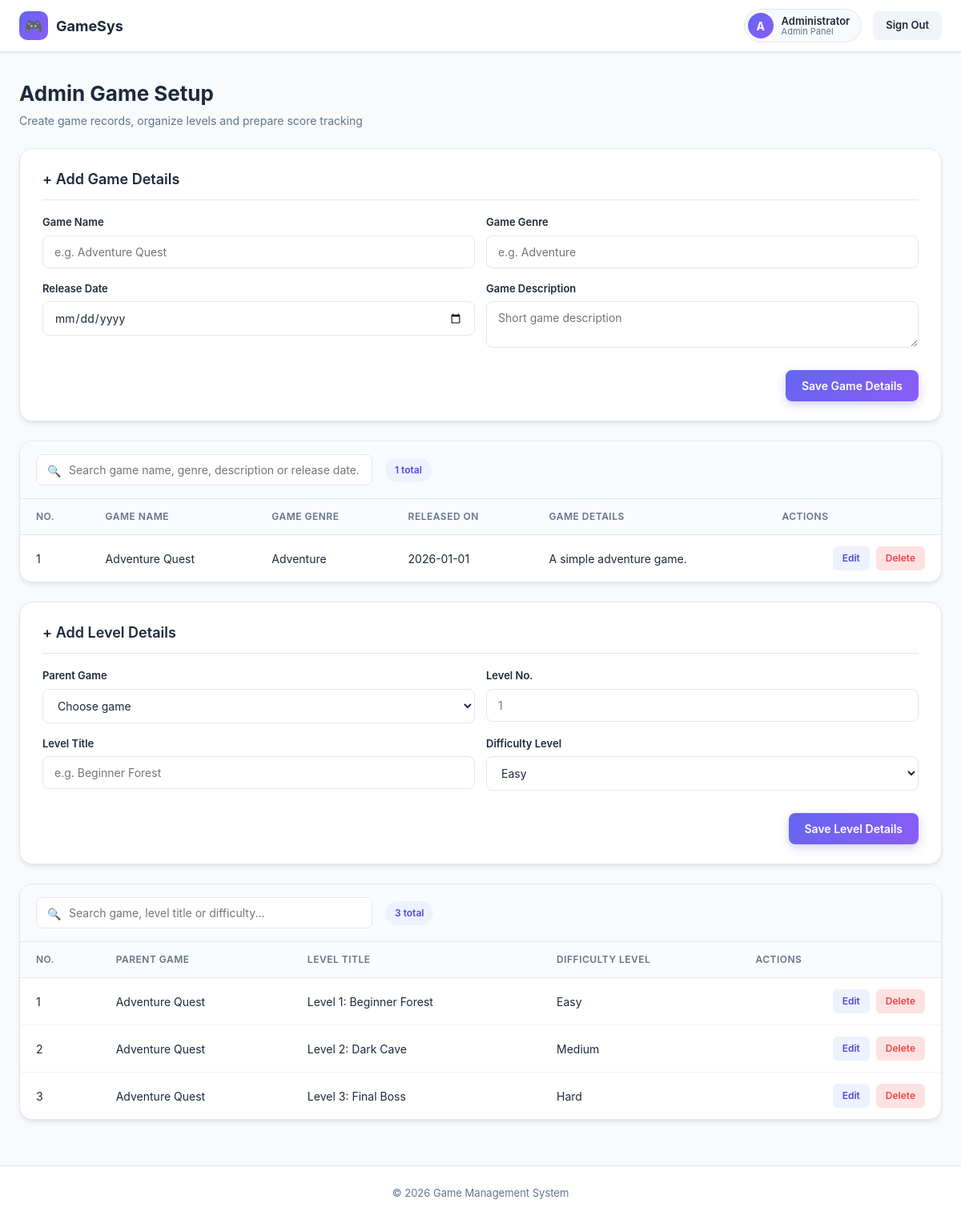
The app's page /index.php?page=admin (signed in) with its own data.
### tables this page shows
CREATE TABLE `games` (
  `id` int(11) NOT NULL,
  `title` varchar(200) NOT NULL,
  `genre` varchar(100) DEFAULT NULL,
  `description` text DEFAULT NULL,
  `release_date` date DEFAULT NULL,
  `created_at` timestamp NOT NULL DEFAULT current_timestamp()
);

CREATE TABLE `game_levels` (
  `id` int(11) NOT NULL,
  `game_id` int(11) NOT NULL,
  `level_number` int(11) NOT NULL,
  `level_name` varchar(100) NOT NULL,
  `difficulty` enum('Easy','Medium','Hard') DEFAULT 'Easy'
);

### controllers.php (called while the page is built, shortened)
<?php
function adminCtrl($conn) {
    $editing = null;
    $editingLevel = null;
    $difficulties = ['Easy', 'Medium', 'Hard'];
    $games = getGames($conn);
    $levels = getLevels($conn);
    require 'views/admin.php';
}
?>

### models.php (called while the page is built, shortened)
<?php
function getGames($conn) {
    $r = mysqli_query($conn, "SELECT id, title, genre, description, release_date FROM games ORDER BY id DESC");
    return $r ? mysqli_fetch_all($r, MYSQLI_ASSOC) : [];
}
function getLevels($conn) {
    $r = mysqli_query($conn,
        "SELECT l.id, l.game_id, l.level_number, l.level_name, l.difficulty, g.title AS game_title
         FROM game_levels l
         JOIN games g ON l.game_id = g.id
         ORDER BY g.title ASC, l.level_number ASC");
    return $r ? mysqli_fetch_all($r, MYSQLI_ASSOC) : [];
}
?>

### views/admin.php (the view, shortened to what this page needs)
<?php $user = $_SESSION['user']; $isEdit = !empty($editing); $isLevelEdit = !empty($editingLevel); ?>
<!DOCTYPE html>
<html lang="en">
<head>
<link rel="stylesheet" href="style.css">
</head>
<body class="app-body">
<header class="navbar">
    <div class="navbar-inner">
        <a class="brand" href="index.php?page=admin">
            <span class="brand-icon">&#127918;</span>
            <span>GameSys</span>
        </a>
        <div class="nav-user">
            <span class="user-pill">
                <span class="user-avatar"><?= strtoupper(substr($user['name'], 0, 1)) ?></span>
                <span class="user-meta">
                    <span class="user-name"><?= htmlspecialchars($user['name']) ?></span>
                    <span class="user-role">Admin Panel</span>
                </span>
            </span>
            <a href="index.php?page=logout" class="btn-logout">Sign Out</a>
        </div>
    </div>
</header>
<main class="main-content">
    <div class="page-header">
        <div>
            <h1 class="page-title">Admin Game Setup</h1>
            <p class="page-sub">Create game records, organize levels and prepare score tracking</p>
        </div>
    </div>
    <div class="card form-card">
        <h3 class="card-title">
            <?= $isEdit ? '&#9998; Edit Game Details (#' . intval($editing['id']) . ')' : '+ Add Game Details' ?>
        </h3>
        <form method="POST"
              action="index.php?page=admin&action=<?= $isEdit ? 'update&id=' . intval($editing['id']) : 'add' ?>"
              class="form" novalidate>
            <div class="field-row">
                <div class="field">
                    <label for="title">Game Name</label>
                    <input type="text" id="title" name="title"
                           value="<?= htmlspecialchars($editing['title'] ?? '') ?>"
                           placeholder="e.g. Adventure Quest" required>
                </div>
                <div class="field">
                    <label for="genre">Game Genre</label>
                    <input type="text" id="genre" name="genre"
                           value="<?= htmlspecialchars($editing['genre'] ?? '') ?>"
                           placeholder="e.g. Adventure" required>
                </div>
            </div>
            <div class="field-row">
                <div class="field">
                    <label for="release_date">Release Date</label>
                    <input type="date" id="release_date" name="release_date"
                           value="<?= htmlspecialchars($editing['release_date'] ?? '') ?>">
                </div>
                <div class="field">
                    <label for="description">Game Description</label>
                    <textarea id="description" name="description"
                              placeholder="Short game description"><?= htmlspecialchars($editing['description'] ?? '') ?></textarea>
                </div>
            </div>
            <div class="form-actions">
                <?php if ($isEdit): ?>
                    <a href="index.php?page=admin" class="btn btn-ghost">Cancel</a>
                    <button type="submit" class="btn btn-primary">Update Game Details</button>
                <?php else: ?>
                    <button type="submit" class="btn btn-primary">Save Game Details</button>
                <?php endif; ?>
            </div>
        </form>
    </div>
    <div class="card">
        <div class="card-toolbar">
            <div class="search-wrap">
                <span class="search-icon">&#128269;</span>
                <input type="text" id="gameSearchInput" class="search-input"
                       placeholder="Search game name, genre, description or release date...">
            </div>
            <span class="badge" id="gameResultCount"><?= count($games) ?> total</span>
        </div>
        <div class="table-wrap">
            <table class="data-table">
                <thead>
                    <tr>
                        <th>No.</th>
                        <th>Game Name</th>
                        <th>Game Genre</th>
                        <th>Released On</th>
                        <th>Game Details</th>
                        <th class="text-right">Actions</th>
                    </tr>
                </thead>
                <tbody id="gameTableBody">
                    <?php if (empty($games)): ?>
                        <tr><td colspan="6" class="empty">No game records yet.</td></tr>
                    <?php else: ?>
                        <?php foreach ($games as $i => $game): ?>
                            <tr>
                                <td><?= $i + 1 ?></td>
                                <td><?= htmlspecialchars($game['title']) ?></td>
                                <td><?= htmlspecialchars($game['genre']) ?></td>
                                <td><?= htmlspecialchars($game['release_date'] ?? 'Not set') ?></td>
                                <td><?= htmlspecialchars($game['description'] ?? '') ?></td>
                                <td class="text-right">
                                    <a class="btn-sm btn-edit"
                                       href="index.php?page=admin&action=edit&id=<?= $game['id'] ?>">Edit</a>
                                    <a class="btn-sm btn-delete"
                                       href="index.php?page=admin&action=delete&id=<?= $game['id'] ?>"
                                       onclick="return confirm('Delete this game record? Related levels and scores will also be removed.')">Delete</a>
                                </td>
                            </tr>
                        <?php endforeach; ?>
                    <?php endif; ?>
                </tbody>
            </table>
        </div>
    </div>
    <div class="card form-card">
        <h3 class="card-title">
            <?= $isLevelEdit ? '&#9998; Edit Level Details (#' . intval($editingLevel['id']) . ')' : '+ Add Level Details' ?>
        </h3>
        <form method="POST"
              action="index.php?page=admin&action=<?= $isLevelEdit ? 'level_update&id=' . intval($editingLevel['id']) : 'level_add' ?>"
              class="form" novalidate>
            <div class="field-row">
                <div class="field">
                    <label for="game_id">Parent Game</label>
                    <select id="game_id" name="game_id" required>
                        <option value="">Choose game</option>
                    </select>
                </div>
                <div class="field">
                    <label for="level_number">Level No.</label>
                    <input type="number" id="level_number" name="level_number" min="1"
                           value="<?= htmlspecialchars($editingLevel['level_number'] ?? '') ?>"
                           placeholder="1" required>
                </div>
            </div>
            <div class="field-row">
                <div class="field">
                    <label for="level_name">Level Title</label>
                    <input type="text" id="level_name" name="level_name"
                           value="<?= htmlspecialchars($editingLevel['level_name'] ?? '') ?>"
                           placeholder="e.g. Beginner Forest" required>
                </div>
                <div class="field">
                    <label for="difficulty">Difficulty Level</label>
                    <select id="difficulty" name="difficulty" required>
                        <?php foreach ($difficulties as $difficulty): ?>
                            <option value="<?= $difficulty ?>"
                                <?= ($editingLevel['difficulty'] ?? 'Easy') === $difficulty ? 'selected' : '' ?>>
                                <?= $difficulty ?>
                            </option>
                        <?php endforeach; ?>
                    </select>
                </div>
            </div>
            <div class="form-actions">
                <?php if ($isLevelEdit): ?>
                    <a href="index.php?page=admin" class="btn btn-ghost">Cancel</a>
                    <button type="submit" class="btn btn-primary">Update Level Details</button>
                <?php else: ?>
                    <button type="submit" class="btn btn-primary">Save Level Details</button>
                <?php endif; ?>
            </div>
        </form>
    </div>
    <div class="card">
        <div class="card-toolbar">
            <div class="search-wrap">
                <span class="search-icon">&#128269;</span>
                <input type="text" id="levelSearchInput" class="search-input"
                       placeholder="Search game, level title or difficulty...">
            </div>
            <span class="badge" id="levelResultCount"><?= count($levels) ?> total</span>
        </div>
        <div class="table-wrap">
            <table class="data-table">
                <thead>
                    <tr>
                        <th>No.</th>
                        <th>Parent Game</th>
                        <th>Level Title</th>
                        <th>Difficulty Level</th>
                        <th class="text-right">Actions</th>
                    </tr>
                </thead>
                <tbody id="levelTableBody">
                    <?php if (empty($levels)): ?>
                        <tr><td colspan="5" class="empty">No level records yet.</td></tr>
                    <?php else: ?>
                        <?php foreach ($levels as $i => $level): ?>
                            <tr>
                                <td><?= $i + 1 ?></td>
                                <td><?= htmlspecialchars($level['game_title']) ?></td>
                                <td>Level <?= htmlspecialchars($level['level_number']) ?>: <?= htmlspecialchars($level['level_name']) ?></td>
                                <td><?= htmlspecialchars($level['difficulty']) ?></td>
                                <td class="text-right">
                                    <a class="btn-sm btn-edit"
                                       href="index.php?page=admin&action=level_edit&id=<?= $level['id'] ?>">Edit</a>
                                    <a class="btn-sm btn-delete"
                                       href="index.php?page=admin&action=level_delete&id=<?= $level['id'] ?>"
                                       onclick="return confirm('Delete this level record? Related scores will keep the game but lose the level link.')">Delete</a>
                                </td>
                            </tr>
                        <?php endforeach; ?>
                    <?php endif; ?>
                </tbody>
            </table>
        </div>
    </div>
</main>
<footer class="footer">&copy; <?= date('Y') ?> Game Management System</footer>
</body>
</html>

### index.php (shortened to what this page needs)
<?php
require 'config.php';
require 'models.php';
require 'controllers.php';
$page = $_GET['page'] ?? 'login';
switch ($page) {
    case 'admin':    adminCtrl($conn);    break;
}
?>

### records on screen
games: title "Adventure Quest", genre "Adventure", release_date "2026-01-01", description "A simple adventure game."
game_levels: game.title "Adventure Quest", level_number "1", level_name "Beginner Forest", difficulty "Easy"
game_levels: game.title "Adventure Quest", level_number "2", level_name "Dark Cave", difficulty "Medium"
game_levels: game.title "Adventure Quest", level_number "3", level_name "Final Boss", difficulty "Hard"

### other values on screen
substr($user['name'], 0, 1) "A"
$user['name'] "Administrator"
count($games) "1"
count($levels) "3"
form field difficulty "Easy"
